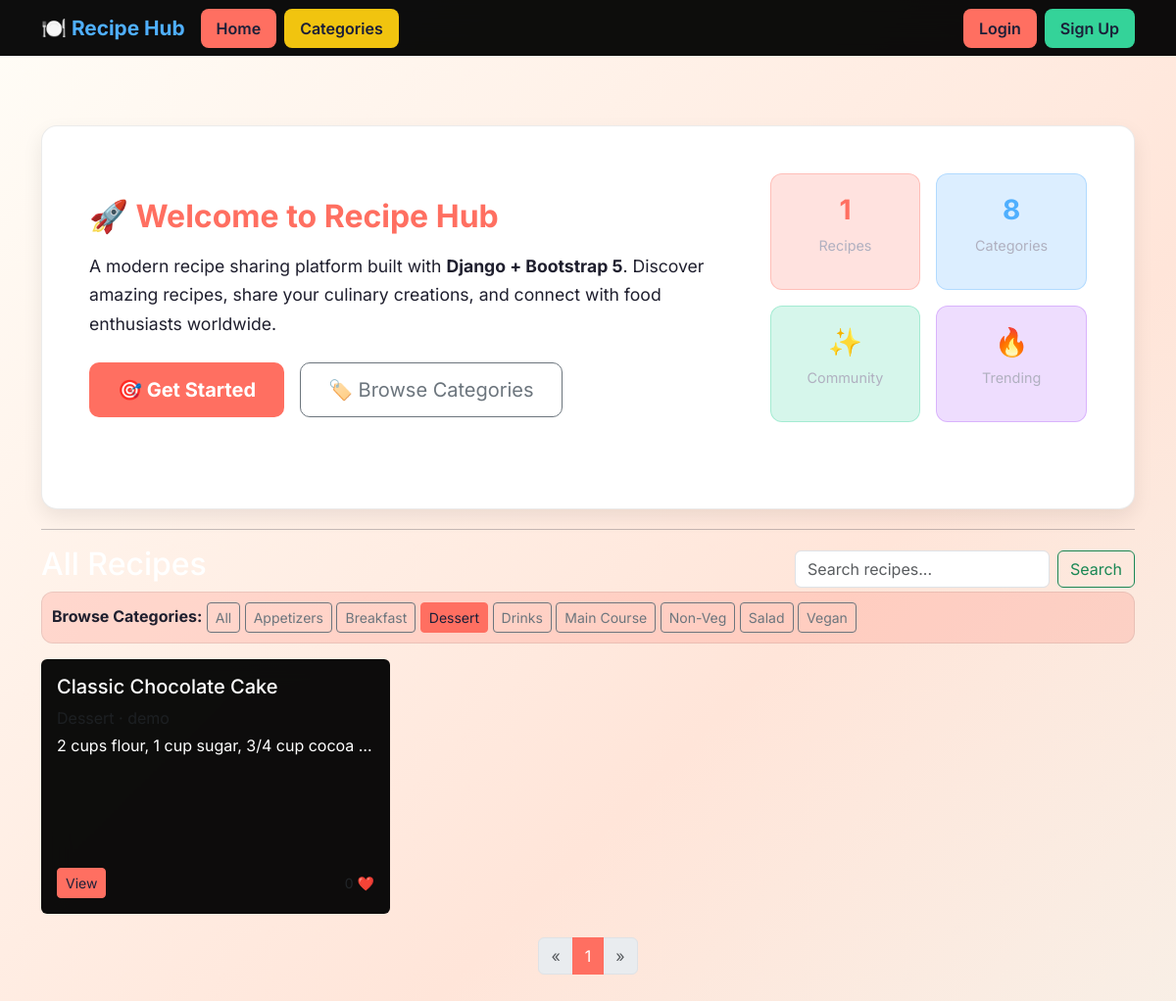
/category/dessert/, run on the app's committed database.
### myapp/models.py (models this page shows, shortened)
class Category(models.Model):
    name = models.CharField(max_length=64, unique=True)
    slug = models.SlugField(max_length=80, unique=True, blank=True)
    class Meta:
        verbose_name_plural = 'categories'

class Recipe(models.Model):
    title = models.CharField(max_length=200)
    slug = models.SlugField(max_length=220, unique=True, blank=True)
    author = models.ForeignKey(settings.AUTH_USER_MODEL, on_delete=models.CASCADE, related_name='recipes')
    category = models.ForeignKey(Category, on_delete=models.PROTECT, related_name='recipes')
    ingredients = models.TextField(help_text='Comma-separated ingredient list')
    instructions = models.TextField()
    image = models.ImageField(upload_to='recipe_images/', blank=True, null=True)
    is_featured = models.BooleanField(default=False)
    created_at = models.DateTimeField(auto_now_add=True)
    updated_at = models.DateTimeField(auto_now=True)
    class Meta:
        ordering = ['-created_at']
    def get_absolute_url(self):
        return reverse('recipe_detail', kwargs={'slug': self.slug})
    @property
    def likes_count(self):
        return self.likes.count()

### myapp/views.py (the view)
# urls.py: path('', views.home, name='home'),
def home(request, slug=None):
    category = None
    recipes = Recipe.objects.select_related('category', 'author')
    query = request.GET.get('q', '')
    if query:
        recipes = recipes.filter(
            Q(title__icontains=query) |
            Q(ingredients__icontains=query) |
            Q(category__name__icontains=query)
        )
    if slug:
        category = get_object_or_404(Category, slug=slug)
        recipes = recipes.filter(category=category)
    paginator = Paginator(recipes, 6)
    page_number = request.GET.get('page')
    page_obj = paginator.get_page(page_number)
    context = {
        'recipes': page_obj,
        'categories': Category.objects.order_by('name'),
        'category': category,
        'query': query,
    }
    return render(request, 'home.html', context)

### templates/home.html (shortened to what this page needs)
{% extends 'base.html' %}
{% block content %}
<div class="home-page-wrapper">
<section class="welcome-block mt-5 p-5 rounded-4" style="background: #ffffff; border: 1px solid rgba(0,0,0,0.08); box-shadow: 0 8px 20px rgba(0,0,0,0.08);">
    <div class="row align-items-center">
        <div class="col-lg-8 mb-4 mb-lg-0">
            <h2 style="color: #ff6f61; font-weight: 700; font-size: 2rem; margin-bottom: 16px;">🚀 Welcome to Recipe Hub</h2>
            <p style="color: #1f1f2e; font-size: 1.1rem; line-height: 1.7; margin-bottom: 20px;">
                A modern recipe sharing platform built with <strong>Django + Bootstrap 5</strong>. Discover amazing recipes, share your culinary creations, and connect with food enthusiasts worldwide.
            </p>
            <div class="d-flex flex-wrap gap-3 mt-4">
                {% if user.is_authenticated %}
                    <a href="{% url 'recipe_create' %}" class="btn btn-lg" style="background: #ff6f61; color: #fff; font-weight: 700; border-radius: 10px; padding: 12px 28px;">
                        📝 Share a Recipe
                    </a>
                {% else %}
                    <a href="{% url 'signup' %}" class="btn btn-lg" style="background: #ff6f61; color: #fff; font-weight: 700; border-radius: 10px; padding: 12px 28px;">
                        🎯 Get Started
                    </a>
                {% endif %}
                <a href="{% url 'categories_list' %}" class="btn btn-lg btn-outline-secondary" style="border-radius: 10px; padding: 12px 28px;">
                    🏷️ Browse Categories
                </a>
            </div>
        </div>
        <div class="col-lg-4">
            <div class="row text-center g-3">
                <div class="col-6">
                    <div style="background: rgba(255,111,97,0.2); padding: 20px; border-radius: 12px; border: 1px solid rgba(255,111,97,0.3);">
                        <h3 style="color: #ff6f61; font-weight: 700; margin-bottom: 8px;">{{ recipes.paginator.count|default:"∞" }}</h3>
                        <p style="color: #b0b0c0; font-size: 0.9rem;">Recipes</p>
                    </div>
                </div>
                <div class="col-6">
                    <div style="background: rgba(79,172,254,0.2); padding: 20px; border-radius: 12px; border: 1px solid rgba(79,172,254,0.3);">
                        <h3 style="color: #4faffe; font-weight: 700; margin-bottom: 8px;">{{ categories.count }}</h3>
                        <p style="color: #b0b0c0; font-size: 0.9rem;">Categories</p>
                    </div>
                </div>
                <div class="col-6">
                    <div style="background: rgba(52,211,153,0.2); padding: 20px; border-radius: 12px; border: 1px solid rgba(52,211,153,0.3);">
                        <h3 style="color: #34d399; font-weight: 700; margin-bottom: 8px;">✨</h3>
                        <p style="color: #b0b0c0; font-size: 0.9rem;">Community</p>
                    </div>
                </div>
                <div class="col-6">
                    <div style="background: rgba(168,85,247,0.2); padding: 20px; border-radius: 12px; border: 1px solid rgba(168,85,247,0.3);">
                        <h3 style="color: #a855f7; font-weight: 700; margin-bottom: 8px;">🔥</h3>
                        <p style="color: #b0b0c0; font-size: 0.9rem;">Trending</p>
                    </div>
                </div>
            </div>
        </div>
    </div>
</section>
<hr />
<div class="d-flex justify-content-between align-items-center">
    <h2>All Recipes</h2>
    <form class="d-flex" method="get" action="{% url 'search' %}">
        <input name="q" value="{{ query }}" class="form-control me-2" placeholder="Search recipes..." />
        <button class="btn btn-outline-success" type="submit">Search</button>
    </form>
</div>
<div class="mb-3 category-buttons" style="background: rgba(255, 111, 97, 0.2); border-radius: 12px; padding: 10px; border: 1px solid rgba(0,0,0,0.08);">
    <strong>Browse Categories:</strong>
    <a class="btn btn-sm btn-outline-secondary" href="{% url 'home' %}">All</a>
    {% for cat in categories %}
        <a class="btn btn-sm {% if category == cat %}btn-primary{% else %}btn-outline-secondary{% endif %}" href="{% url 'category' cat.slug %}">{{ cat.name }}</a>
    {% endfor %}
</div>
<div class="row row-cols-1 row-cols-md-2 row-cols-lg-3 g-4">
    {% for recipe in recipes %}
        <div class="col">
            <div class="card h-100 recipe-card">
                <div class="card-body d-flex flex-column">
                    <h5 class="card-title">{{ recipe.title }}</h5>
                    <p class="text-muted mb-1">{{ recipe.category.name }} · {{ recipe.author.username }}</p>
                    <p class="card-text text-truncate">{{ recipe.ingredients|truncatechars:80 }}</p>
                    <div class="mt-auto d-flex justify-content-between align-items-center">
                        <a class="btn btn-sm btn-outline-primary" href="{{ recipe.get_absolute_url }}">View</a>
                        <small><span id="like-count-{{ recipe.id }}">{{ recipe.likes_count }}</span> ❤️</small>
                    </div>
                </div>
            </div>
        </div>
    {% empty %}
        <p>No recipes found.</p>
    {% endfor %}
</div>
<nav class="mt-4" aria-label="recipe pagination">
    <ul class="pagination justify-content-center">
        {% if recipes.has_previous %}
            <li class="page-item"><a class="page-link" href="?page={{ recipes.previous_page_number }}{% if query %}&q={{ query }}{% endif %}">&laquo;</a></li>
        {% else %}
            <li class="page-item disabled"><span class="page-link">&laquo;</span></li>
        {% endif %}
        {% for num in recipes.paginator.page_range %}
            <li class="page-item {% if recipes.number == num %}active{% endif %}"><a class="page-link" href="?page={{ num }}{% if query %}&q={{ query }}{% endif %}">{{ num }}</a></li>
        {% endfor %}
        {% if recipes.has_next %}
            <li class="page-item"><a class="page-link" href="?page={{ recipes.next_page_number }}{% if query %}&q={{ query }}{% endif %}">&raquo;</a></li>
        {% else %}
            <li class="page-item disabled"><span class="page-link">&raquo;</span></li>
        {% endif %}
    </ul>
</nav>
</div>
{% endblock %}

### templates/base.html (shortened to what this page needs)
<!DOCTYPE html>
{% load static %}
<html lang="en">
<head>
    <link href="https://cdn.jsdelivr.net/npm/bootstrap@5.3.2/dist/css/bootstrap.min.css" rel="stylesheet" />
</head>
<body>
<nav class="navbar navbar-expand-lg navbar-dark bg-dark fixed-top">
    <div class="container">
        <a class="navbar-brand" href="{% url 'home' %}" style="font-weight: 700; font-size: 1.3rem; color: #4faffe;">🍽️ Recipe Hub</a>
        <div class="collapse navbar-collapse" id="navbarNav">
            <ul class="navbar-nav me-auto">
                <li class="nav-item">
                    <a class="nav-link btn btn-primary me-2" href="{% url 'home' %}" style="background: #ff6f61; border-color: #ff6f61; color: #1b1f38; font-weight: 600; border-radius: 8px; padding: 8px 16px;">Home</a>
                </li>
                <li class="nav-item">
                    <a class="nav-link btn btn-primary me-2" href="{% url 'categories_list' %}" style="background: #f1c40f; border-color: #f1c40f; color: #1b1f38; font-weight: 600; border-radius: 8px; padding: 8px 16px;">Categories</a>
                </li>
            </ul>
            <ul class="navbar-nav">
                {% if user.is_authenticated %}
                    <li class="nav-item"><a class="nav-link" href="#">Hi, {{ user.username }}</a></li>
                    <li class="nav-item"><a class="nav-link" href="{% url 'logout' %}">Logout</a></li>
                {% else %}
                    <li class="nav-item">
                        <a class="nav-link btn btn-primary me-2" href="{% url 'login' %}" style="background: #ff6f61; border-color: #ff6f61; color: #1b1f38; font-weight: 600; border-radius: 8px; padding: 8px 16px;">Login</a>
                    </li>
                    <li class="nav-item">
                        <a class="nav-link btn btn-primary" href="{% url 'signup' %}" style="background: #34d399; border-color: #34d399; color: #1b1f38; font-weight: 600; border-radius: 8px; padding: 8px 16px;">Sign Up</a>
                    </li>
                {% endif %}
            </ul>
        </div>
    </div>
</nav>
<div class="container mt-4">
    {% block content %}{% endblock %}
</div>
</body>
</html>

### templates/base.html (style rules this page uses)
:root { --gradient-bg: linear-gradient(rgba(10, 10, 20, 0.74), rgba(6, 6, 12, 0.74)); --accent: #ff6f61; --accent-soft: rgba(255, 111, 97, 0.2); --card-bg: rgba(15, 18, 34, 0.78); --text-main: #f0f0f5; }
body { font-family: 'Inter', sans-serif; background: linear-gradient(135deg, #fffdf7 0%, #ffe5d9 65%, #f8efe6 100%); color: #1f1f2e; min-height: 100vh; padding-top: 5rem; }
.navbar, .card, .alert { background-color: rgba(0, 0, 0, 0.95) !important; backdrop-filter: blur(12px); }
.recipe-card { transition: transform .2s ease, box-shadow .2s ease; border: 0; }
.btn-primary, .btn-outline-primary { background: var(--accent); border-color: var(--accent); color: #1b1f38; }
.btn-secondary, .btn-outline-secondary { border-color: #6c757d; }
.card-title, .card-text, h1, h2, h3 { color: #fff; }
.page-link { background: rgba(33,37,41,0.7); color: #fff; }
.page-item.active .page-link { background: var(--accent); border-color: var(--accent); }

### templates/home.html (style rules this page uses)
.home-page-wrapper { position: relative; z-index: 1; padding-bottom: 40px; }
.home-page-wrapper .row, .home-page-wrapper section { clear: both; margin-bottom: 1.25rem; }
.home-page-wrapper .welcome-block { position: relative; z-index: 2; background: rgba(255, 255, 255, 0.96); border-radius: 18px; padding: 24px; box-shadow: 0 10px 30px rgba(0,0,0,0.12); overflow: hidden; min-height: 230px; }
.home-page-wrapper .welcome-block h2, .home-page-wrapper .welcome-block p { position: relative; z-index: 3; margin-bottom: 0.875rem; }
.home-page-wrapper h1, .home-page-wrapper h2, .home-page-wrapper .card-title { word-break: break-word; }
.home-page-wrapper .card { min-height: 260px; }
.category-buttons .btn { transition: background-color 0.25s ease, color 0.25s ease, transform 0.2s ease; }
.category-buttons .btn-primary { background-color: #ff6f61 !important; border-color: #ff6f61 !important; color: #1b1f38 !important; }

### data on the page
Category: name "Appetizers"
Category: name "Breakfast"
Category: name "Dessert"
Category: name "Drinks"
Category: name "Main Course"
Category: name "Non-Veg"
Category: name "Salad"
Category: name "Vegan"
Recipe: title "Classic Chocolate Cake", ingredients "2 cups flour, 1 cup sugar, 3/4 cup cocoa…", likes_count "0"

### other printed values
{{ recipes.paginator.count|default:"∞" }} "1"
{{ categories.count }} "8"
{{ num }} "1"
